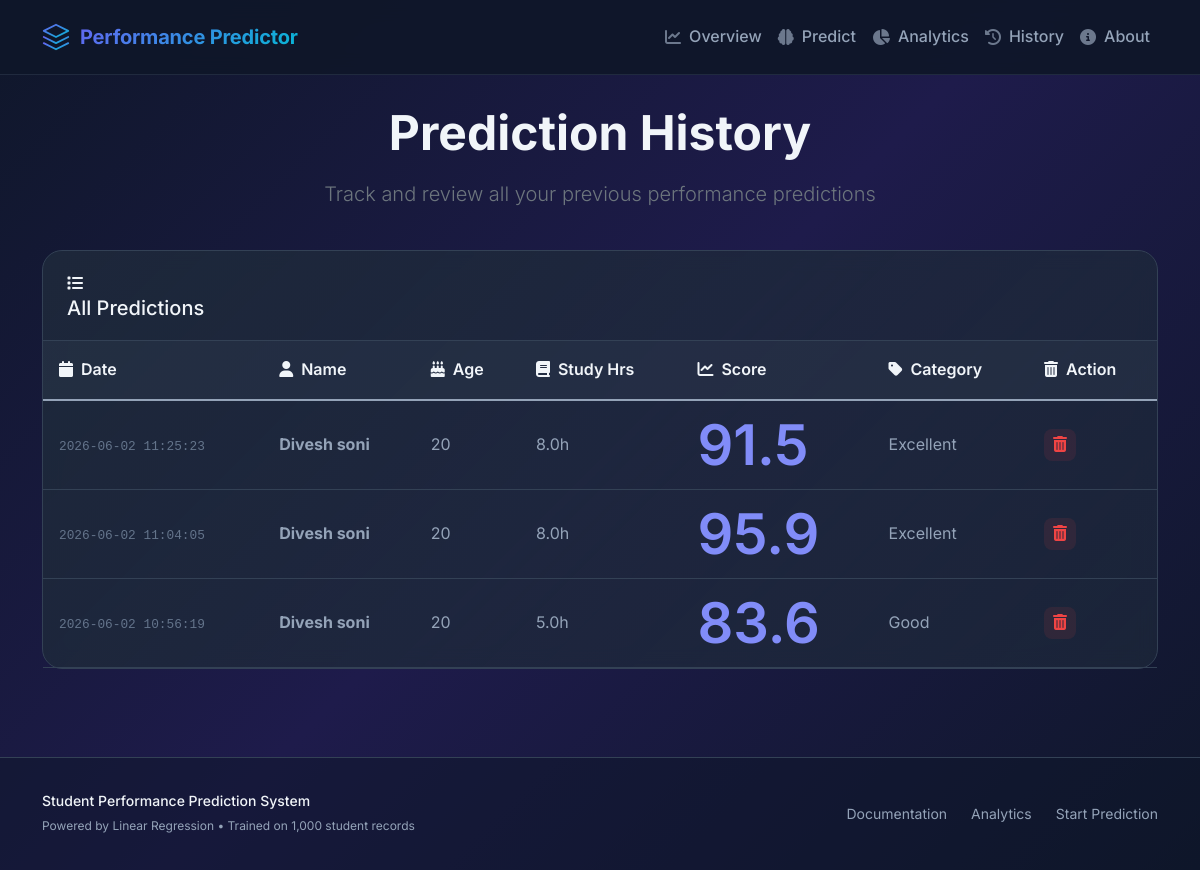
The app's page /history with its own data.
### tables this page shows
CREATE TABLE predictions
                 (id INTEGER PRIMARY KEY AUTOINCREMENT,
                  student_name TEXT,
                  age INTEGER,
                  study_hours REAL,
                  social_media_hours REAL,
                  netflix_hours REAL,
                  sleep_hours REAL,
                  exercise_frequency INTEGER,
                  mental_health_rating INTEGER,
                  predicted_score REAL,
                  performance_category TEXT,
                  timestamp TEXT);

### app.py (the view)
@app.route('/history')
def history():
    predictions = get_all_predictions()
    return render_template('history.html', predictions=predictions)

### templates/history.html (shortened to what this page needs)
{% extends "base.html" %}
{% block content %}
<div class="container py-4">
    <div class="row mb-4">
        <div class="col-12 text-center">
            <h1 class="display-5 fw-bold mb-3">Prediction History</h1>
            <p class="lead text-secondary">Track and review all your previous performance predictions</p>
        </div>
    </div>
    <div class="row">
        <div class="col-12">
            <div class="card">
                <div class="card-header">
                    <i class="fas fa-list me-2"></i>
                    <h5 class="mb-0">All Predictions</h5>
                </div>
                <div class="card-body p-0">
                    {% if predictions %}
                        <div class="table-responsive">
                            <table class="table table-hover mb-0">
                                <thead>
                                    <tr>
                                        <th><i class="fas fa-calendar me-2"></i>Date</th>
                                        <th><i class="fas fa-user me-2"></i>Name</th>
                                        <th><i class="fas fa-cake-candles me-2"></i>Age</th>
                                        <th><i class="fas fa-book me-2"></i>Study Hrs</th>
                                        <th><i class="fas fa-chart-line me-2"></i>Score</th>
                                        <th><i class="fas fa-tag me-2"></i>Category</th>
                                        <th><i class="fas fa-trash-can me-2"></i>Action</th>
                                    </tr>
                                </thead>
                                <tbody>
                                    {% for pred in predictions %}
                                    <tr>
                                        <td><span class="date-badge">{{ pred.date }}</span></td>
                                        <td><strong>{{ pred.name }}</strong></td>
                                        <td>{{ pred.age }}</td>
                                        <td>{{ "%.1f"|format(pred.study_hours) }}h</td>
                                        <td><span class="score-value">{{ "%.1f"|format(pred.score) }}</span></td>
                                        <td>
                                            <span class="category-badge
                                                {%- if pred.category == 'Excellent' %}category-excellent
                                                {%- elif pred.category == 'Good' %}category-good
                                                {%- elif pred.category == 'Average' %}category-average
                                                {%- else %}category-poor{% endif %}">
                                                {{ pred.category }}
                                            </span>
                                        </td>
                                        <td>
                                            <button class="btn-delete" data-id="{{ pred.id }}" title="Delete prediction">
                                                <i class="fas fa-trash-can"></i>
                                            </button>
                                        </td>
                                    </tr>
                                    {% endfor %}
                                </tbody>
                            </table>
                        </div>
                    {% endif %}
                </div>
            </div>
        </div>
    </div>
</div>
{% endblock %}

### templates/base.html (shortened to what this page needs)
<!DOCTYPE html>
<html lang="en">
<head>
    <link href="https://cdn.jsdelivr.net/npm/bootstrap@5.1.3/dist/css/bootstrap.min.css" rel="stylesheet">
    <link rel="stylesheet" href="https://cdnjs.cloudflare.com/ajax/libs/font-awesome/6.4.0/css/all.min.css">
    <link rel="stylesheet" href="{{ url_for('static', filename='style.css') }}">
</head>
<body>
    <nav class="navbar navbar-expand-lg fixed-top">
        <div class="container">
            <a class="navbar-brand" href="{{ url_for('index') }}">
                <span>Performance Predictor</span>
            </a>
            <div class="collapse navbar-collapse" id="navbarNav">
                <ul class="navbar-nav ms-auto">
                    <li class="nav-item">
                        <a class="nav-link" href="{{ url_for('index') }}">
                            <i class="fas fa-chart-line"></i>
                            <span>Overview</span>
                        </a>
                    </li>
                    <li class="nav-item">
                        <a class="nav-link" href="{{ url_for('predict') }}">
                            <i class="fas fa-brain"></i>
                            <span>Predict</span>
                        </a>
                    </li>
                    <li class="nav-item">
                        <a class="nav-link" href="{{ url_for('dashboard') }}">
                            <i class="fas fa-chart-pie"></i>
                            <span>Analytics</span>
                        </a>
                    </li>
                    <li class="nav-item">
                        <a class="nav-link" href="{{ url_for('history') }}">
                            <i class="fas fa-clock-rotate-left"></i>
                            <span>History</span>
                        </a>
                    </li>
                    <li class="nav-item">
                        <a class="nav-link" href="{{ url_for('about') }}">
                            <i class="fas fa-circle-info"></i>
                            <span>About</span>
                        </a>
                    </li>
                </ul>
            </div>
        </div>
    </nav>
    <main>
        {% block content %}{% endblock %}
    </main>
    <footer>
        <div class="container">
            <div class="footer-content">
                <div class="footer-info">
                    <p>Student Performance Prediction System</p>
                    <small>Powered by Linear Regression • Trained on 1,000 student records</small>
                </div>
                <div class="footer-links">
                    <a href="{{ url_for('about') }}">Documentation</a>
                    <a href="{{ url_for('dashboard') }}">Analytics</a>
                    <a href="{{ url_for('predict') }}">Start Prediction</a>
                </div>
            </div>
        </div>
    </footer>
</body>
</html>

### static/style.css (style rules this page uses)
:root { --primary: #6366f1; --primary-dark: #4f46e5; --primary-light: #818cf8; --secondary: #06b6d4; --accent: #8b5cf6; --success: #10b981; --warning: #f59e0b; --danger: #ef4444; --dark-bg: #0f172a; --dark-surface: #1e293b; --dark-surface-light: #334155; --dark-border: #334155; --text-primary: #f1f5f9; --text-secondary: #94a3b8; --text-muted: #64748b; --shadow-sm: 0 1px 2px 0 rgba(0, 0, 0, 0.05); --shadow-md: 0 4px 6px -1px rgba(0, 0, 0, 0.1); --shadow-lg: 0 10px 15px -3px rgba(0, 0, 0, 0.2); --shadow-xl: 0 20px 25px -5px rgba(0, 0, 0, 0.3); --transition: all 0.3s cubic-bezier(0.4, 0, 0.2, 1); }
* { margin: 0; padding: 0; box-sizing: border-box; }
body { font-family: 'Inter', -apple-system, BlinkMacSystemFont, sans-serif; background: linear-gradient(135deg, #0f172a 0%, #1e1b4b 50%, #0f172a 100%); min-height: 100vh; color: var(--text-primary); line-height: 1.6; padding-top: 80px; }
.navbar { background: rgba(15, 23, 42, 0.95); backdrop-filter: blur(10px); border-bottom: 1px solid rgba(51, 65, 85, 0.5); padding: 1rem 0; }
.navbar-brand { display: flex; align-items: center; font-weight: 700; font-size: 1.25rem; letter-spacing: -0.01em; color: var(--text-primary); text-decoration: none; }
.navbar-brand span { background: linear-gradient(135deg, var(--primary), var(--secondary)); -webkit-background-clip: text; -webkit-text-fill-color: transparent; background-clip: text; }
.navbar-nav .nav-link { display: flex; align-items: center; gap: 8px; color: var(--text-secondary); font-weight: 500; padding: 0.5rem 1rem; border-radius: 10px; transition: var(--transition); }
.navbar-nav .nav-link i { font-size: 1rem; opacity: 0.7; transition: var(--transition); }
.card { background: linear-gradient(135deg, rgba(30, 41, 59, 0.9) 0%, rgba(30, 41, 59, 0.7) 100%); border: 1px solid var(--dark-border); border-radius: 20px; transition: var(--transition); backdrop-filter: blur(10px); }
.card-header { background: transparent; border-bottom: 1px solid var(--dark-border); padding: 1.25rem 1.5rem; font-weight: 600; }
.card-body { padding: 1.5rem; }
.table { color: var(--text-secondary); margin-bottom: 0; }
.table thead th { background: rgba(51, 65, 85, 0.3); border-bottom: 1px solid var(--dark-border); color: var(--text-primary); font-weight: 600; padding: 1rem; }
.table tbody tr { transition: var(--transition); border-bottom: 1px solid var(--dark-border); }
.table tbody td { padding: 1rem; vertical-align: middle; }
footer { margin-top: 4rem; padding: 2rem 0; border-top: 1px solid var(--dark-border); background: rgba(15, 23, 42, 0.5); }
.footer-content { display: flex; justify-content: space-between; align-items: center; flex-wrap: wrap; gap: 1rem; }
.footer-info p { margin: 0; font-weight: 500; font-size: 0.875rem; }
.footer-info small { color: var(--text-muted); font-size: 0.75rem; }
.footer-links { display: flex; gap: 1.5rem; }
.footer-links a { color: var(--text-secondary); text-decoration: none; font-size: 0.875rem; transition: var(--transition); }
.card { animation: fadeInUp 0.5s ease-out; }
small, .text-muted { color: #94a3b8 !important; }
.score-value { font-size: 3.5rem; font-weight: 800; color: #6366f1; line-height: 1; }

### templates/history.html (style rules this page uses)
.date-badge { font-size: 0.8rem; color: var(--text-muted); font-family: monospace; }
.score-value { font-weight: 600; color: var(--primary-light); }
.btn-delete { background: rgba(239, 68, 68, 0.1); border: none; width: 32px; height: 32px; border-radius: 8px; color: var(--danger); cursor: pointer; transition: var(--transition); }

### records on screen
predictions: date "2026-06-02 11:25:23", name "Divesh soni", age "20", study_hours "8.0", score "91.5", category "Excellent"
predictions: date "2026-06-02 11:04:05", name "Divesh soni", age "20", study_hours "8.0", score "95.9", category "Excellent"
predictions: date "2026-06-02 10:56:19", name "Divesh soni", age "20", study_hours "5.0", score "83.6", category "Good"
